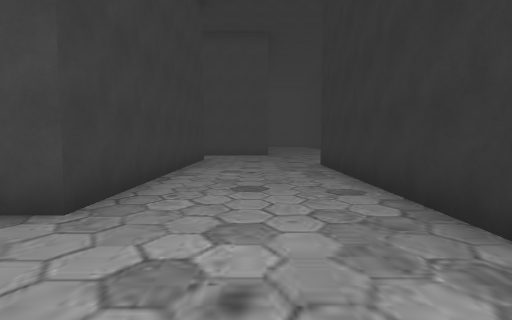
View 1 (above)

24 first-person views from a walk through a Unity game level. The camera is 1.4 m above the floor, tilts 4° down and sees 80° across. The floor is counted in squares, 2 m on a side. Each view is taken from the middle of a square. On the plan, view 1 faces up. The plan holds only what a view shows up to about 10 squares ahead; the rest is blank. The player is left out.

View 2
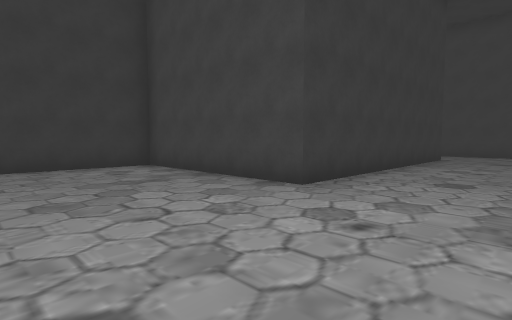

View 3
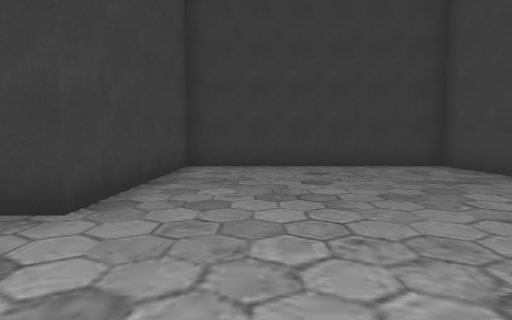

View 4
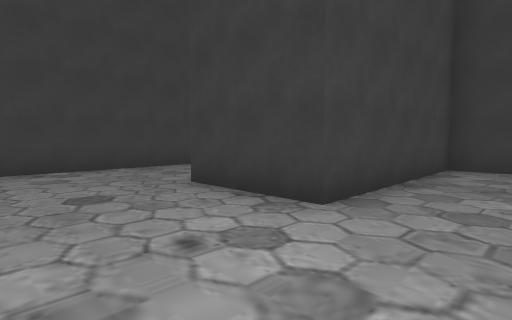

View 5
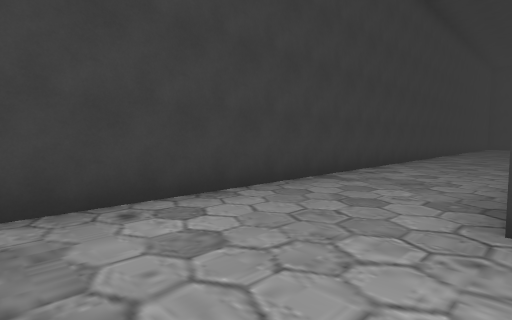

View 6
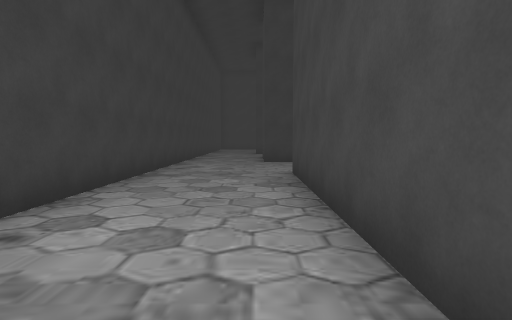

View 7
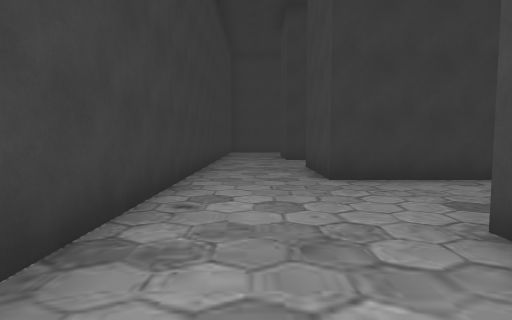

View 8
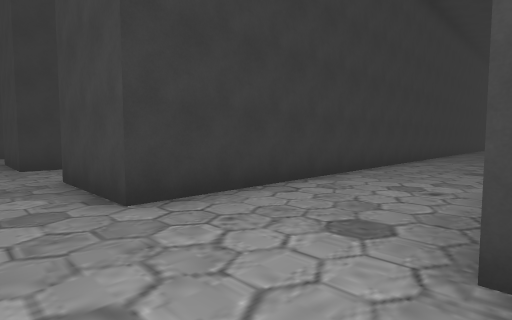

View 9
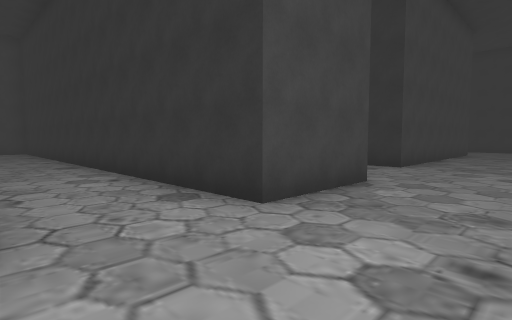

View 10
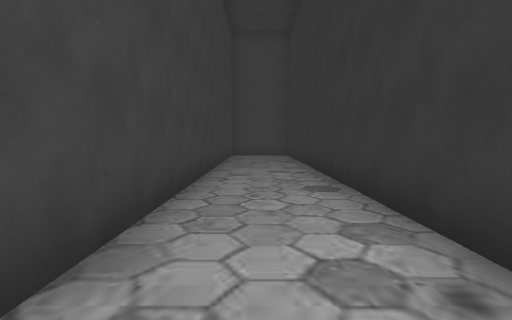

View 11
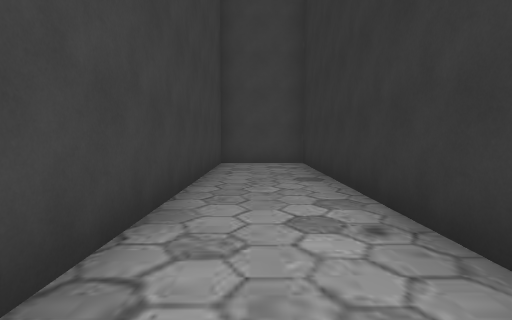

View 12
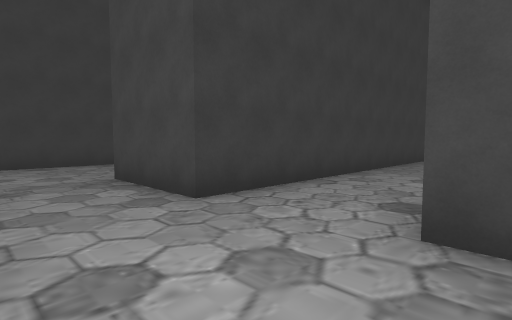

View 13
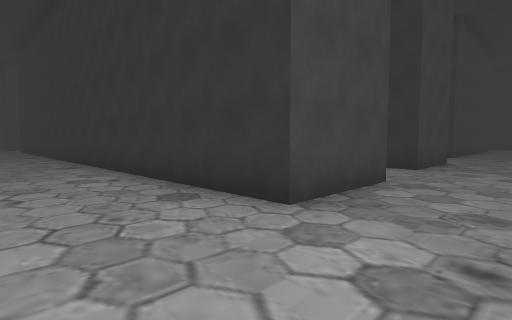

View 14
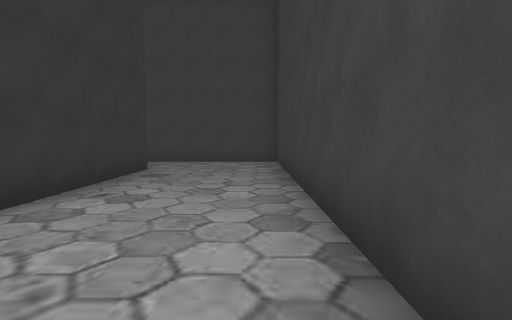

View 15
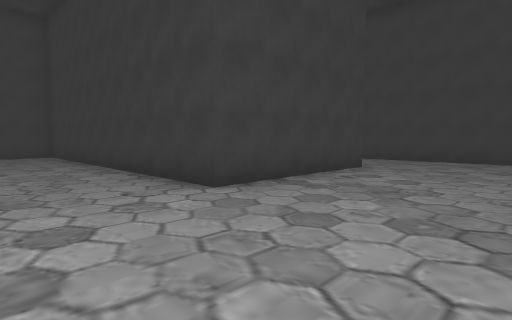

View 16
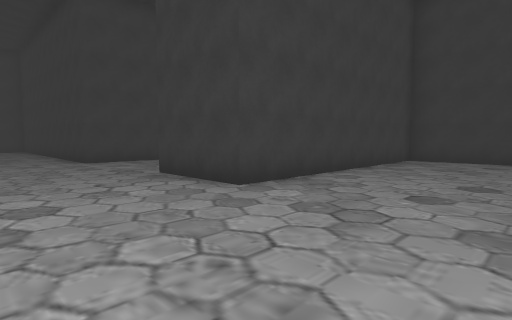

View 17
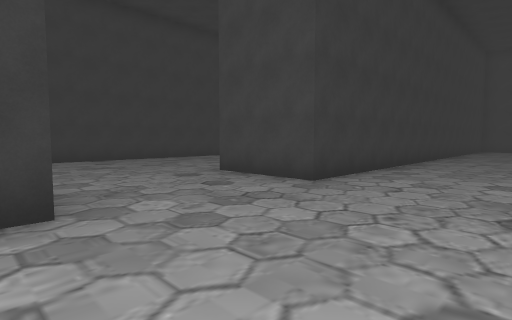

View 18
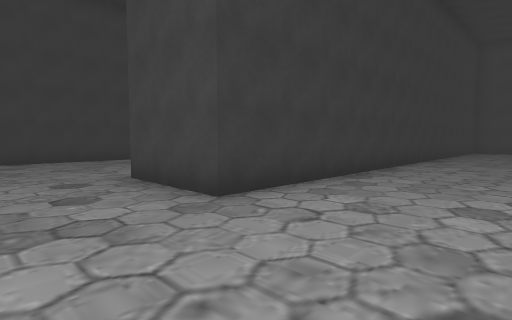

View 19
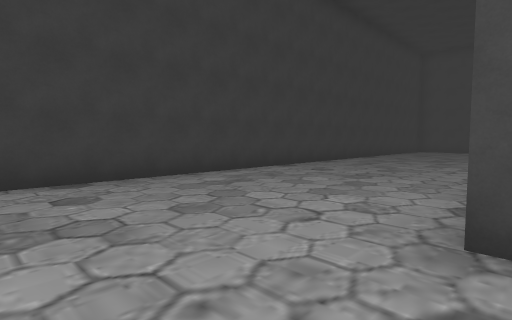

View 20
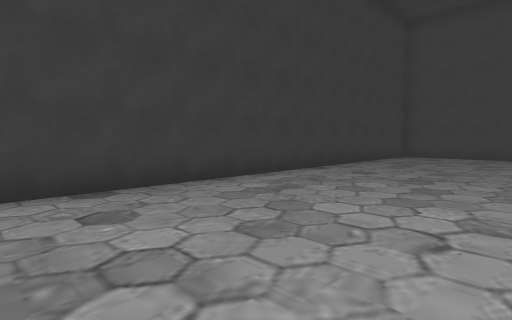

View 21
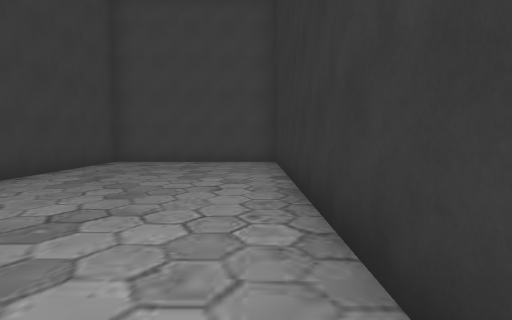

View 22
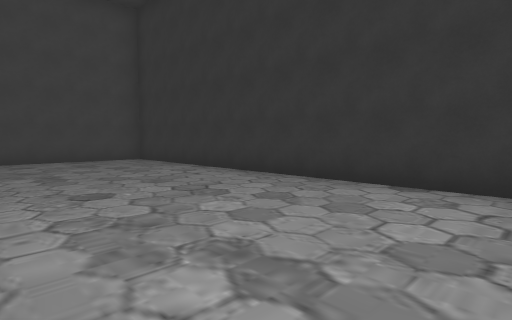

View 23
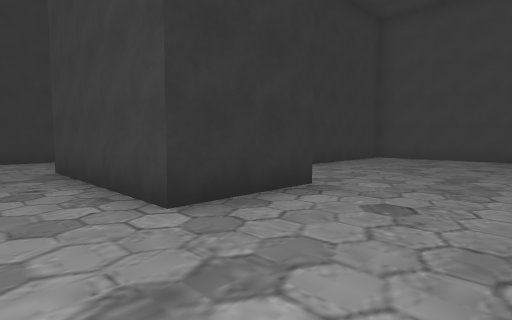

View 24
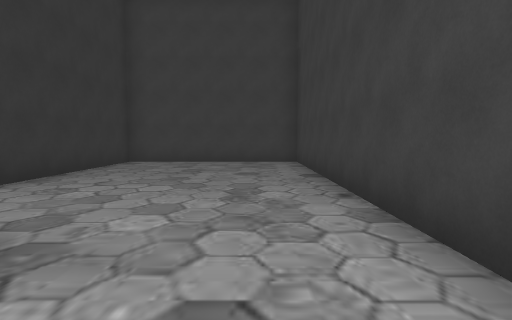

### Floor plan
Points are (right, up) in squares from view 1. A wall is a line through its corners. A room is listed if a view was taken in it or the views show most of it. See-through windows are left out.
Room 1 (views 1, 2, 3, 4, 5, 6, 7, 8, 10, 11, 12)
walls: (-1.7, 10.4) (-1.7, 2.8) (-6.7, 2.8) (-6.7, -3.7) (-1.7, -3.7) (-1.7, -6.2); (-12.1, 3) (-12.1, -6.7) (-14.6, -6.7) (-14.6, 7.7) (-17, 7.7) (-17, -7); (1.8, 2) (1.8, 8.2); (-3.8, -6.2) (-9.2, -6.2) (-9.2, -5.4); (-16.9, -9.2) (0.8, -9.2)
ways out: opening at (-17, -8.5) to room 2
Room 2 (views 9, 13, 14, 15, 16, 17, 18, 19, 20, 21, 22, 23, 24)
walls: (-25.4, 15.4) (-25.4, 25.2) (-30.2, 25.2) (-30.2, 6.6) (-22.9, 6.6) (-22.9, 4); (-30.2, 3.1) (-30.2, -9.2) (-25.2, -9.2) (-25.2, -4.5); (-22.9, 19.4) (-22.9, 10.3) (-25.5, 10.3); (-27.3, -2.1) (-27.3, 0.5) (-22.7, 0.5) (-22.7, -9.2) (-18.6, -9.2); (-17, -7) (-19.5, -7) (-19.5, 2.8)
ways out: opening at (-17, -8.5) to room 1

Positions as (right, up) in squares from view 1, and headings:
1: (0, 0), facing up
2: (1, -1), facing up-left
3: (1, -2), facing left
4: (1, -2), facing down-left
5: (1, -6), facing down-left
6: (-3, -7), facing left
7: (-7, -8), facing left
8: (-9, -8), facing up-left
9: (-17, -9), facing up-right
10: (-16, -5), facing up
11: (-16, -1), facing up
12: (-14, -9), facing up-left
13: (-22, -9), facing up-right
14: (-22, 0), facing down
15: (-20, 4), facing down-left
16: (-20, 10), facing down-left
17: (-20, 6), facing up-left
18: (-20, 8), facing up-left
19: (-25, 8), facing up-left
20: (-26, 13), facing up-left
21: (-26, 16), facing up
22: (-30, 15), facing up-right
23: (-30, 2), facing down-right
24: (-29, 0), facing down
